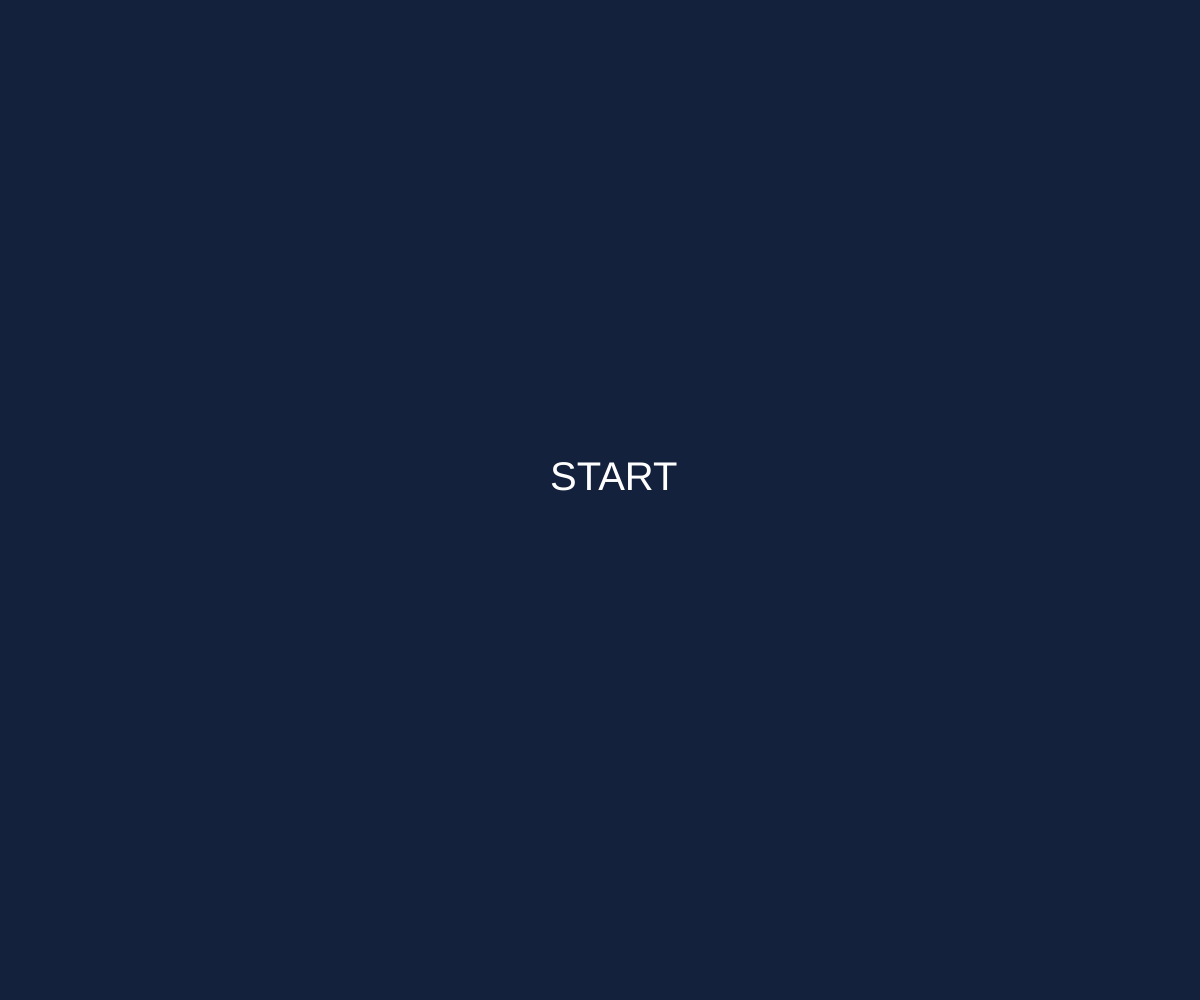
Frame 1 (no input)
Frame 60 (no input): identical to frame 1, image omitted
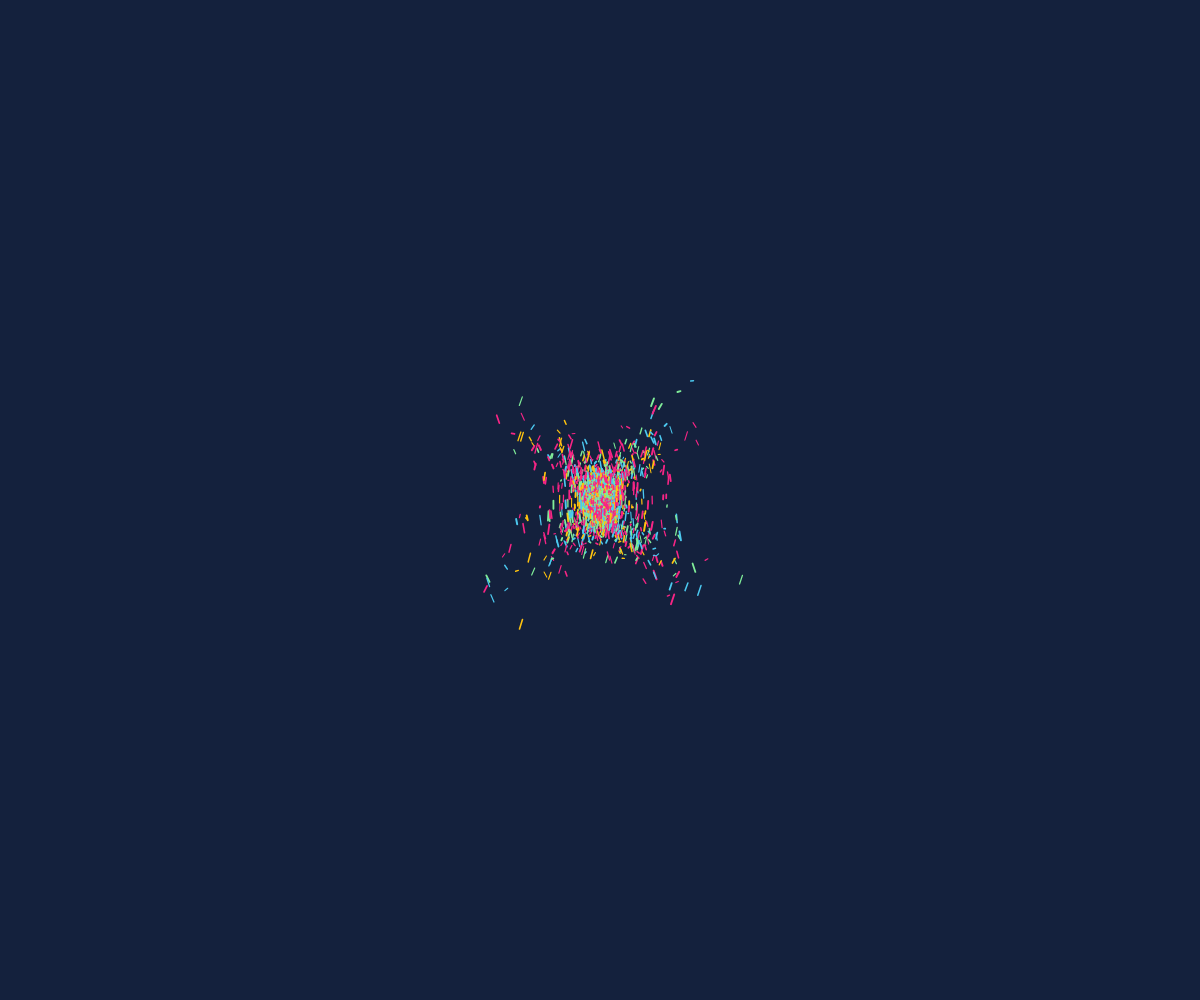
Frame 120 (the mouse pressed at the canvas centre since frame 60)

The p5.js sketch that drew these frames (run headless with seeded random() and noise() and a simulated clock; from frame 60 on, the mouse is pressed at the canvas centre):

// p5.js sketch
// ── sketch.js
var blobs = [];
var colors;
let variation = 0;
let xScale, yScale, centerX, centerY;

//auto change
let changeDuration = 3000;
let lastChange = 0;

function setup() {
	createCanvas(windowWidth, windowHeight);
	frameRate(40)
  
  
	xScale = width/60;
	yScale = height/20*(width/height);
	
	centerX = width/2;
	centerY = height/2;
	
	colors = [color("#80ed99"), color("#f72585"), color("#f72585"), color("#4cc9f0"), color("#FFC30F")];
  
}

function draw() {
	background("#1a0633");
	//DEBUG
	textSize(20);
	noStroke();
	fill(255);
	ellipse(centerX, centerY, 60, 60);
	fill(0);
	text(variation, centerX, centerY-10);
	text(length, centerX, centerY+10);
	
	
	if(mouseIsPressed){
		for(let i = 0; i < 50; i++){
			let x = mouseX + random(-15, 15);
			let y = mouseY + random(-10, 10);
			var blob = {
				x : getXPos(x),
				y : getYPos(y),
				size : random(1, 2),
				lastX : x,
				lastY : y,
				color : colors[floor(random(colors.length))],
				direction : random(0.1, 5) * (random() > 0.5 ? 1 : -1)
			};
			blobs.push(blob);
		}
	}
	
  
	var length = blobs.length;
	if(length == 0){
		background("#14213d");
		noStroke();
		fill(255);
		textSize(40);
		//text("CLICK", x = width / 2, y = height / 2);
    text("START", centerX-50, centerY-10); // os valores a negativo sao para posicionar corretamente a palavra no centro
	
		return;
	}
	
	noStroke();
	fill("#14213d");
	rect(0, 0, width, height);
	
	//auto change
	let time = millis();
	if(time - lastChange > changeDuration) {
		lastChange = time;
		variation++;
		if(variation>0) variation = 0
	}

	var stepsize = deltaTime*0.001;
	for(var i = length-1; i >= 0; i--){
		let blob = blobs[i];

		var x = getSlopeX(blob.x, blob.y);
		var y = getSlopeY(blob.x, blob.y);
		blob.x += blob.direction * x * stepsize;
		blob.y += blob.direction * y * stepsize;
		
		x = getXPrint(blob.x);
		y = getYPrint(blob.y);
		stroke(blob.color);
		strokeWeight(blob.size);
		line(x, y, blob.lastX, blob.lastY);
		blob.lastX = x;
		blob.lastY = y;
		
		const border = 7
		if(x < -border || y < -border || x > width+border || y > height+border){
			blobs.splice(i,1);
		}
	}
 
}

function getSlopeY(x, y){
	switch(variation){
case 0:return Math.sin(y=random(5,65,4))
        //se 0:return Math.sin(x);
  }
	}
function getSlopeX(x,y){
	switch(variation){
		//se 0:return Math.sin(x=random(25,5,5))
        case 0:return Math.sin(y);
    
	}
}

function getXPos(x){
	return (x-centerX)/xScale;
}
function getYPos(y){
	return (y-centerY)/yScale;
}

function getXPrint(x){
	return xScale*x+centerX;
}
function getYPrint(y){
	return yScale*y+centerY;
}
